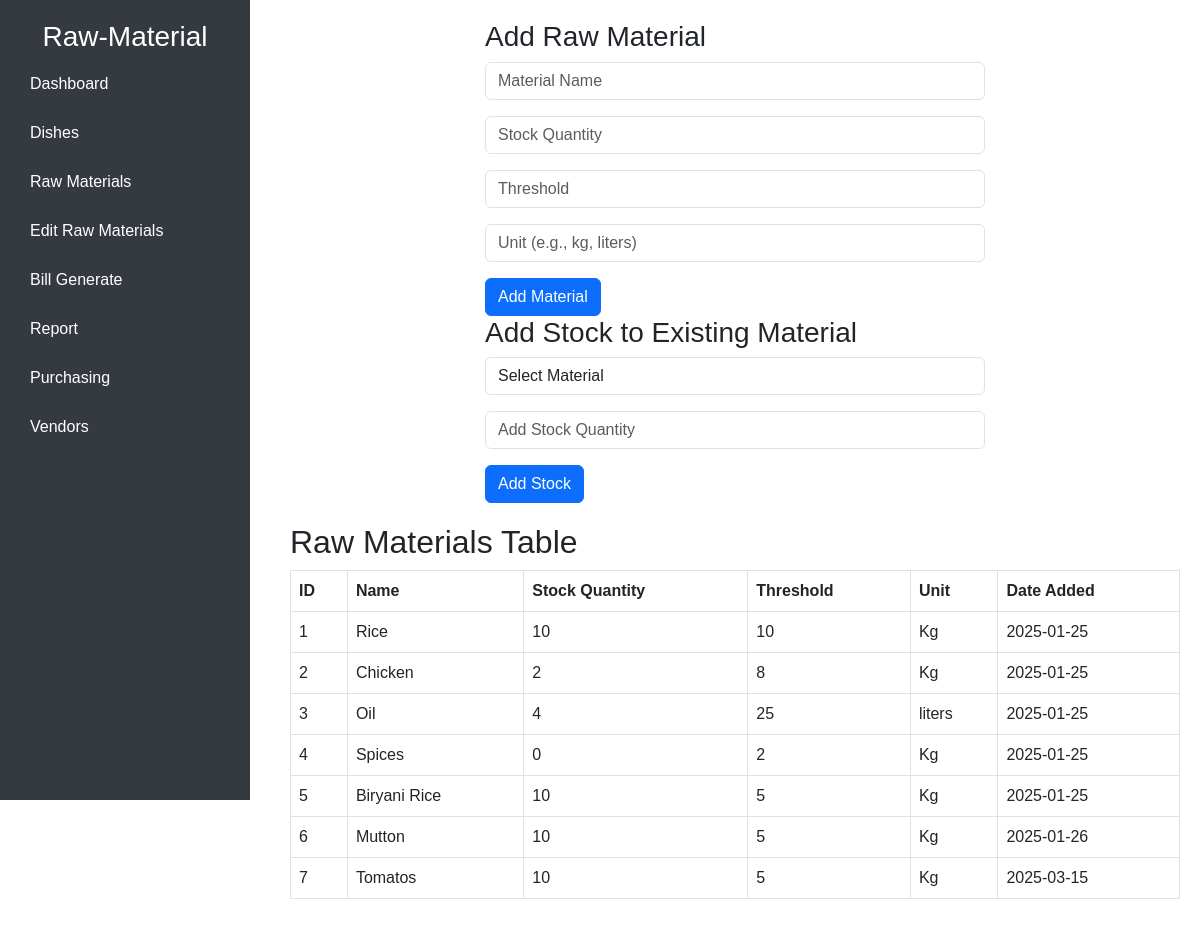
/rawmaterial.php, run on the app's committed database.
### tables this page shows
CREATE TABLE `raw_materials` (
  `material_id` int(11) NOT NULL,
  `name` varchar(255) NOT NULL,
  `stock_quantity` int(11) NOT NULL,
  `threshold` int(11) NOT NULL,
  `unit` varchar(50) NOT NULL,
  `date_added` date DEFAULT curdate()
);

### rawmaterial.php (the view, shortened to what this page needs)
<?php
$servername = "localhost";
$username = "root";
$password = "";
$dbname = "restaurant_db";
$conn = new mysqli($servername, $username, $password, $dbname);
$materials = [];
$sql = "SELECT * FROM raw_materials";
$result = $conn->query($sql);
if ($result->num_rows > 0) {
    while ($row = $result->fetch_assoc()) {
        $materials[] = $row;
    }
}
?>
<!DOCTYPE html>
<html lang="en">
<head>
    <link href="https://cdn.jsdelivr.net/npm/bootstrap@5.3.0/dist/css/bootstrap.min.css" rel="stylesheet">
</head>
<body>
    <div class="sidebar">
        <h3 class="text-center">Raw-Material</h3>
        <a href="index.php">Dashboard</a>
        <a href="dish.php">Dishes</a>
        <a href="rawmaterial.php">Raw Materials</a>
        <a href="editrawmaterial.php">Edit Raw Materials</a>
        <a href="orderitem.php">Bill Generate</a>
        <a href="report.php">Report</a>
        <a href="purchasing.php">Purchasing</a>
        <a href="vendor.php">Vendors</a>
    </div>
    <div class="main-content">
        <div class="form-container">
            <h3>Add Raw Material</h3>
            <form method="POST" action="">
                <div class="mb-3">
                    <input type="text" class="form-control" name="material_name" placeholder="Material Name" required>
                </div>
                <div class="mb-3">
                    <input type="number" class="form-control" name="stock_quantity" placeholder="Stock Quantity" required>
                </div>
                <div class="mb-3">
                    <input type="number" class="form-control" name="threshold" placeholder="Threshold" required>
                </div>
                <div class="mb-3">
                    <input type="text" class="form-control" name="unit" placeholder="Unit (e.g., kg, liters)" required>
                </div>
                <button type="submit" name="add_material" class="btn btn-primary">Add Material</button>
            </form>
        </div>
        <div class="form-container">
            <h3>Add Stock to Existing Material</h3>
            <form method="POST" action="">
                <div class="mb-3">
                    <select class="form-control" name="material_id" required>
                        <option value="">Select Material</option>
                    </select>
                </div>
                <div class="mb-3">
                    <input type="number" class="form-control" name="additional_stock" placeholder="Add Stock Quantity" required>
                </div>
                <button type="submit" name="add_stock" class="btn btn-primary">Add Stock</button>
            </form>
        </div>
        <div class="table-container">
            <h2>Raw Materials Table</h2>
            <?php if (count($materials) > 0): ?>
                <table class="table table-bordered">
                    <thead>
                        <tr>
                            <th>ID</th>
                            <th>Name</th>
                            <th>Stock Quantity</th>
                            <th>Threshold</th>
                            <th>Unit</th>
                            <th>Date Added</th>
                        </tr>
                    </thead>
                    <tbody>
                        <?php foreach ($materials as $material): ?>
                            <tr>
                                <td><?php echo $material["material_id"]; ?></td>
                                <td><?php echo $material["name"]; ?></td>
                                <td><?php echo $material["stock_quantity"]; ?></td>
                                <td><?php echo $material["threshold"]; ?></td>
                                <td><?php echo $material["unit"]; ?></td>
                                <td><?php echo $material["date_added"]; ?></td>
                            </tr>
                        <?php endforeach; ?>
                    </tbody>
                </table>
            <?php else: ?>
                <p class="text-center">No materials found in the database.</p>
            <?php endif; ?>
        </div>
    </div>
</body>
</html>

### rawmaterial.php (style rules this page uses)
body { font-family: Arial, sans-serif; }
.form-container { max-width: 500px; margin: 0 auto; }
.table-container { margin-top: 20px; }
.sidebar { width: 250px; background-color: #343a40; color: white; padding: 20px; position: fixed; height: 100vh; overflow-y: auto; }
.sidebar a { color: white; text-decoration: none; display: block; padding: 10px; margin: 5px 0; border-radius: 5px; transition: background-color 0.3s; }
.main-content { margin-left: 270px; padding: 20px; }

### data on the page
raw_materials: material_id "1", name "Rice", stock_quantity "10", threshold "10", unit "Kg", date_added "2025-01-25"
raw_materials: material_id "2", name "Chicken", stock_quantity "2", threshold "8", unit "Kg", date_added "2025-01-25"
raw_materials: material_id "3", name "Oil", stock_quantity "4", threshold "25", unit "liters", date_added "2025-01-25"
raw_materials: material_id "4", name "Spices", stock_quantity "0", threshold "2", unit "Kg", date_added "2025-01-25"
raw_materials: material_id "5", name "Biryani Rice", stock_quantity "10", threshold "5", unit "Kg", date_added "2025-01-25"
raw_materials: material_id "6", name "Mutton", stock_quantity "10", threshold "5", unit "Kg", date_added "2025-01-26"
raw_materials: material_id "7", name "Tomatos", stock_quantity "10", threshold "5", unit "Kg", date_added "2025-03-15"
